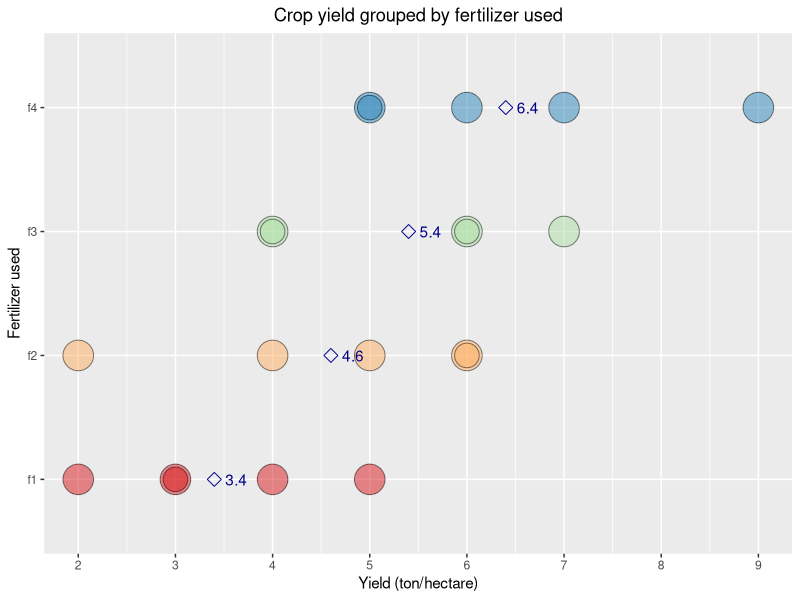

The R script that drew this image:
## ---- chunk 1
knitr::opts_chunk$set(echo = TRUE)
library(ggplot2)
library(tidyr)
library(dplyr)
library(RColorBrewer)
library(multcomp)
## ---- chunk 2
df_long <- read.csv('./yield_data.csv',header = FALSE)
colnames(df_long) <- c("Fertilizer","Yield","plot_size")
## ---- chunk 3
# Part A - Draw me a pretty graph
# Box-plot
ggplot(data=df_long, aes(x=Fertilizer, y=Yield))+
  geom_point(data=df_long,pch=21,alpha=0.5,aes(bg=Fertilizer, size=plot_size))+
  scale_size_continuous(range = c(10,8))+
  ggtitle("Crop yield grouped by fertilizer used")+
  xlab("Fertilizer used")+
  ylab("Yield (ton/hectare)")+
  scale_fill_brewer(palette="Spectral")+
  stat_summary(fun.y = mean,
               colour="darkblue",
               geom = "point",
               shape = 5,
               size = 3,
               show.legend = TRUE) +
  stat_summary(fun.y = mean,
               colour = "darkblue",
               geom = "text",
               show.legend = FALSE,
               hjust = -0.5,
               aes(label = round(..y.., digits = 3)))+
  theme(legend.position = "none",
        plot.title =element_text(hjust = 0.5))+
  scale_y_continuous(breaks=seq(0, 9, 1))+
  coord_flip()
